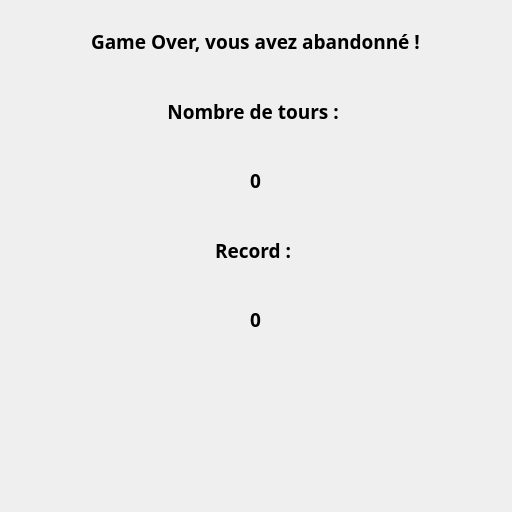
<?xml version="1.0" encoding="UTF-8"?>
<ui version="4.0">
 <class>EndWindow</class>
 <widget class="QDialog" name="EndWindow">
  <property name="geometry">
   <rect>
    <x>0</x>
    <y>0</y>
    <width>512</width>
    <height>512</height>
   </rect>
  </property>
  <property name="minimumSize">
   <size>
    <width>512</width>
    <height>512</height>
   </size>
  </property>
  <property name="maximumSize">
   <size>
    <width>512</width>
    <height>512</height>
   </size>
  </property>
  <property name="windowTitle">
   <string>Dialog</string>
  </property>
  <widget class="QWidget" name="verticalLayoutWidget">
   <property name="geometry">
    <rect>
     <x>10</x>
     <y>10</y>
     <width>491</width>
     <height>341</height>
    </rect>
   </property>
   <layout class="QVBoxLayout" name="verticalLayout">
    <property name="bottomMargin">
     <number>0</number>
    </property>
    <item alignment="Qt::AlignHCenter|Qt::AlignVCenter">
     <widget class="QLabel" name="endLabel">
      <property name="font">
       <font>
        <family>Arial Black</family>
        <pointsize>14</pointsize>
        <weight>75</weight>
        <bold>true</bold>
       </font>
      </property>
      <property name="text">
       <string>Game Over, vous avez abandonné !</string>
      </property>
     </widget>
    </item>
    <item>
     <widget class="QLabel" name="turnsLabel">
      <property name="font">
       <font>
        <family>Arial Black</family>
        <pointsize>14</pointsize>
        <weight>75</weight>
        <bold>true</bold>
       </font>
      </property>
      <property name="text">
       <string>Nombre de tours : </string>
      </property>
      <property name="alignment">
       <set>Qt::AlignCenter</set>
      </property>
     </widget>
    </item>
    <item>
     <widget class="QLabel" name="turnsNumber">
      <property name="font">
       <font>
        <family>Arial Black</family>
        <pointsize>14</pointsize>
        <weight>75</weight>
        <bold>true</bold>
       </font>
      </property>
      <property name="text">
       <string>0</string>
      </property>
      <property name="alignment">
       <set>Qt::AlignCenter</set>
      </property>
     </widget>
    </item>
    <item>
     <widget class="QLabel" name="recordLabel">
      <property name="font">
       <font>
        <family>Arial Black</family>
        <pointsize>14</pointsize>
        <weight>75</weight>
        <bold>true</bold>
       </font>
      </property>
      <property name="text">
       <string>Record : </string>
      </property>
      <property name="alignment">
       <set>Qt::AlignCenter</set>
      </property>
     </widget>
    </item>
    <item>
     <widget class="QLabel" name="recordTurns">
      <property name="font">
       <font>
        <family>Arial Black</family>
        <pointsize>14</pointsize>
        <weight>75</weight>
        <bold>true</bold>
       </font>
      </property>
      <property name="text">
       <string>0</string>
      </property>
      <property name="alignment">
       <set>Qt::AlignCenter</set>
      </property>
     </widget>
    </item>
   </layout>
  </widget>
 </widget>
 <resources/>
 <connections/>
</ui>
